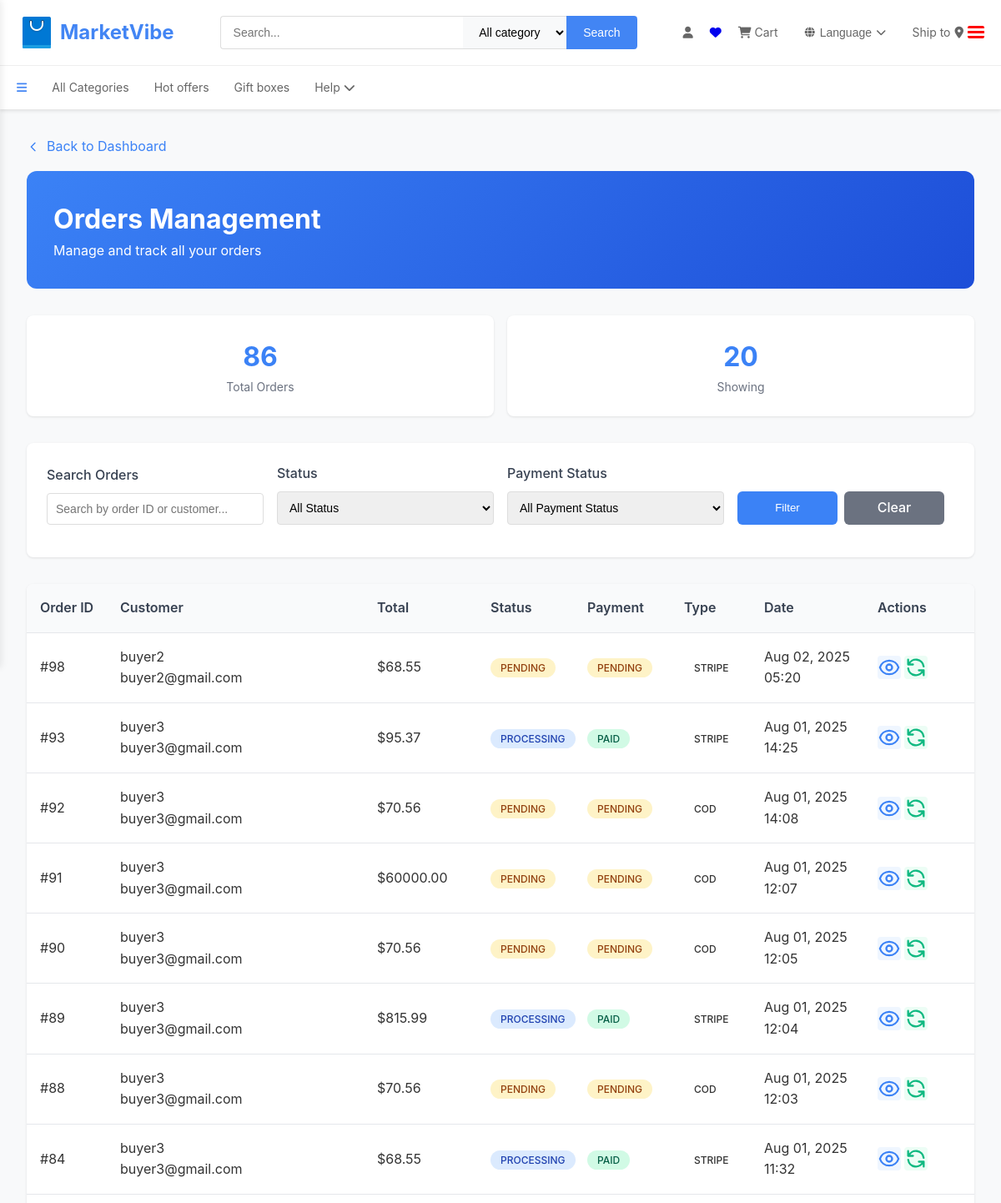
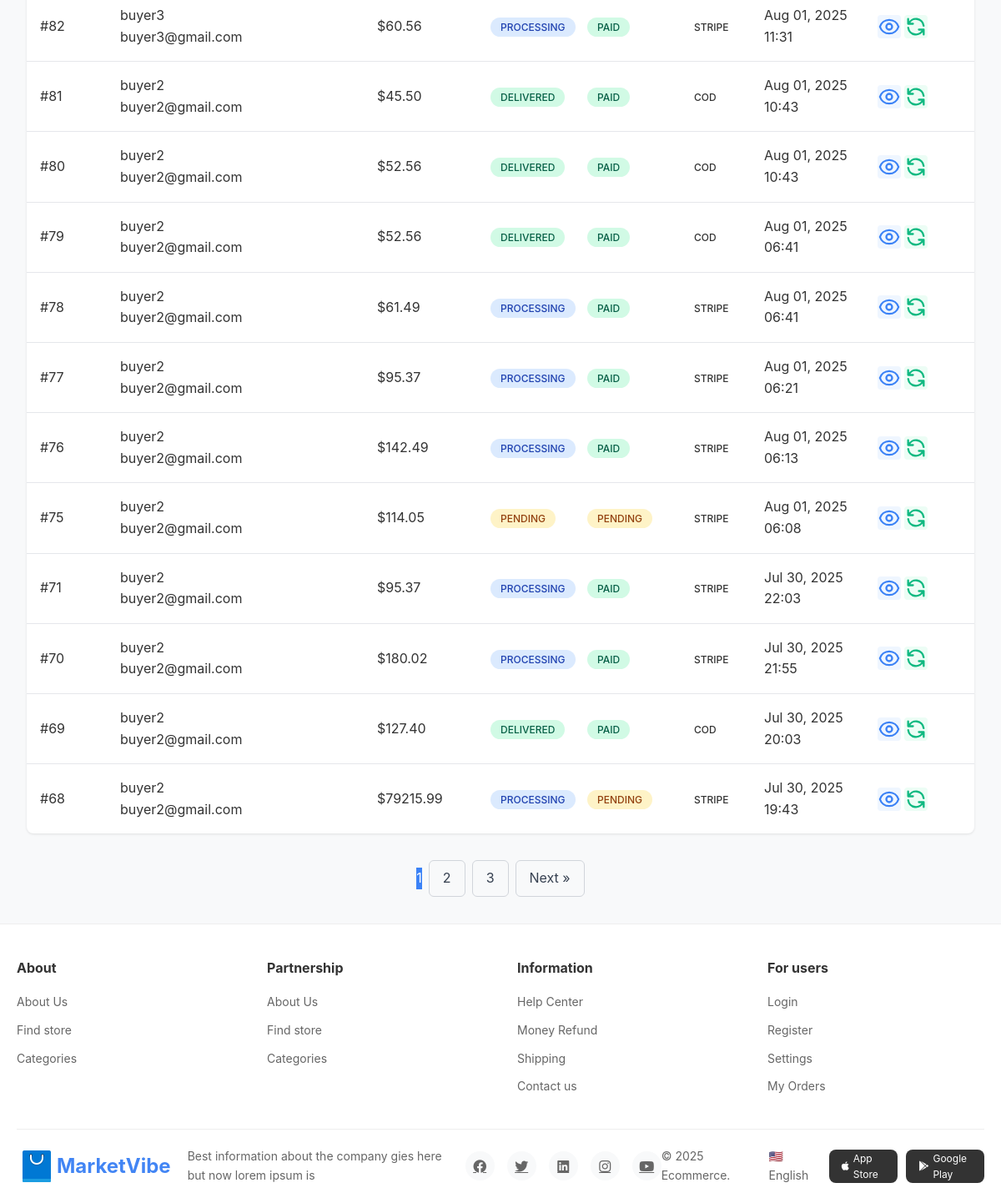
The page /orders/list/ (signed in) on the database as committed earlier (2 pictures, top to bottom).
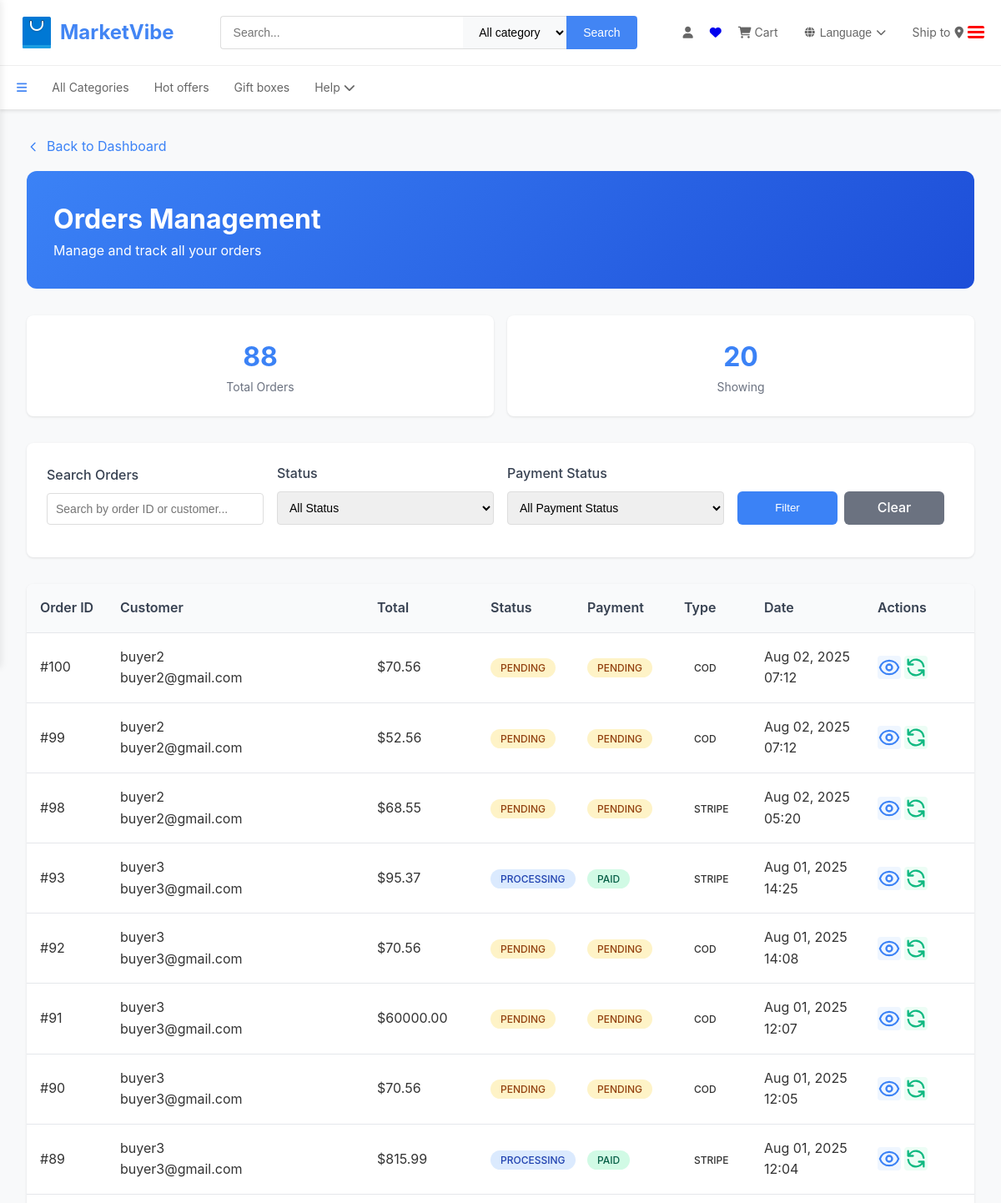
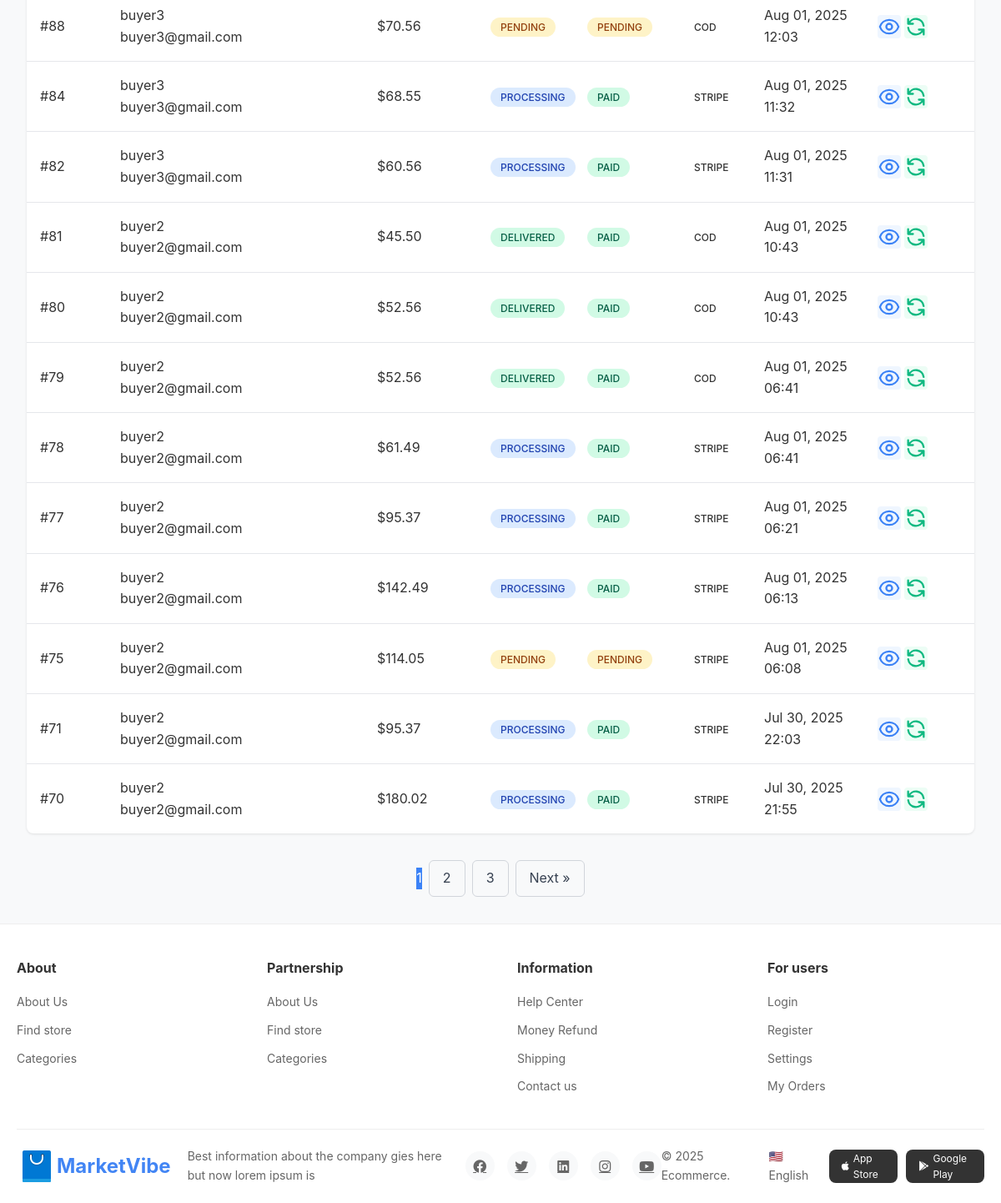
The same page on the database as committed later (2 pictures, top to bottom).
### buyer/models.py (models this page shows, shortened)
class Order(models.Model):
    buyer = models.ForeignKey(Buyer, on_delete=models.CASCADE)
    seller = models.ForeignKey("seller.Seller", on_delete=models.CASCADE)
    status = models.CharField(max_length=20, choices=OrderStatus.choices, default=OrderStatus.PENDING)
    total_amount = models.FloatField()
    payment_status = models.CharField(max_length=20, choices=PaymentStatus.choices, default=PaymentStatus.PENDING)
    order_type = models.CharField(max_length=20, choices=[('cod', 'Cash on Delivery'), ('stripe', 'Stripe')], default='cod')
    promotion = models.ForeignKey("seller.Promotion", on_delete=models.SET_NULL, null=True, blank=True)
    delivery_address = models.TextField()
    tracking_number = models.CharField(max_length=100, blank=True, null=True)
    notes = models.TextField(blank=True, null=True)
    created_at = models.DateTimeField(default=timezone.now)
    updated_at = models.DateTimeField(auto_now=True)
    expected_delivery_date = models.DateField(blank=True, null=True)
    class Meta:
        ordering = ['-created_at']

class Buyer(models.Model):
    name = models.CharField(max_length=100)
    email = models.EmailField(unique=True)
    image = models.BinaryField(blank=True, null=True)  # Storing image as binary data (BLOB)
    phone = models.CharField(max_length=20, null=True, blank=True)
    date_of_birth = models.DateField(null=True, blank=True)
    address = models.TextField(blank=True, null=True)
    created_at = models.DateTimeField(default=timezone.now)
    updated_at = models.DateTimeField(auto_now=True)
    def get_image_base64(self):
        """Returns the base64 string to display in templates"""
        if self.image:
            return base64.b64encode(self.image).decode('utf-8')
        return None
    image_data = property(get_image_base64)

### seller/views.py (the view)
# urls.py: path('orders/list/', views.seller_orders_list, name='orders_list'),
@login_required
def seller_orders_list(request):
    seller = get_object_or_404(Seller, user=request.user)
    orders = Order.objects.filter(seller=seller).select_related('buyer').order_by('-created_at')
    search_query = request.GET.get('search', '')
    if search_query:
        orders = orders.filter(
            Q(id__icontains=search_query) |
            Q(buyer__name__icontains=search_query) |
            Q(buyer__email__icontains=search_query)
        )
    status_filter = request.GET.get('status', '')
    if status_filter:
        orders = orders.filter(status=status_filter)
    payment_status_filter = request.GET.get('payment_status', '')
    if payment_status_filter:
        orders = orders.filter(payment_status=payment_status_filter)
    from django.core.paginator import Paginator
    paginator = Paginator(orders, 20)
    page_number = request.GET.get('page')
    page_obj = paginator.get_page(page_number)
    context = {
        'seller': seller,
        'orders': page_obj,
        'total_orders': orders.count(),
    }
    if request.headers.get('X-Requested-With') == 'XMLHttpRequest':
        return render(request, 'seller/orders_list_ajax.html', context)
    return render(request, 'seller/orders_list.html', context)

### buyer/context_processors.py (called while the page is built, shortened)
def user_sidebar_data(request):
    context = {
        'user_type': None,
        'buyer': None,
        'seller': None,
        'image_base64': None
    }
    if hasattr(request, 'user') and request.user.is_authenticated:
        try:
            buyer = Buyer.objects.filter(email=request.user.email).first()
        except Buyer.DoesNotExist:
            pass
        try:
            seller = Seller.objects.filter(email=request.user.email).first()
            if seller:
                context.update({
                    'user_type': 'seller',
                    'seller': seller,
                    'image_base64': seller.get_image_base64() if seller.image else None
                })
                return context
        except Seller.DoesNotExist:
            pass
    return context

### seller/models.py (called while the page is built)
    def get_image_base64(self):
        if self.image:
            return base64.b64encode(self.image).decode('utf-8')
        return None

### seller/templates/seller/orders_list.html (shortened to what the changed rows need)
{% extends 'index.html' %}
{% load static %}
{% block content %}
<!DOCTYPE html>
<html lang="en" data-theme="light">
<head>
</head>
<body>
    <div class="orders-container">
        <div class="page-header">
            <h1 class="text-3xl font-bold mb-2">Orders Management</h1>
        </div>
        <div class="stats-grid">
            <div class="stat-card">
                <div class="stat-value">{{ total_orders }}</div>
                <div class="stat-label">Total Orders</div>
            </div>
        </div>
        <div class="orders-table" id="ordersTableContainer">
            {% if orders %}
                {% for order in orders %}
                <div class="table-row">
                    <div class="font-mono text-sm">#{{ order.id }}</div>
                    <div>
                        {% if order.buyer.name %}
                            {{ order.buyer.name }}
                        {% elif order.buyer.user %}
                            {{ order.buyer.user.username }}
                        {% else %}
                            Anonymous
                        {% endif %}
                        <div class="text-xs text-gray-500">{{ order.buyer.email }}</div>
                    </div>
                    <div class="font-semibold">${{ order.total_amount|floatformat:2 }}</div>
                    <div>
                        <span class="status-badge status-{{ order.status|lower }}">
                            {{ order.get_status_display }}
                        </span>
                    </div>
                                <div>
                <span class="status-badge status-{{ order.payment_status|lower }}">
                    {{ order.get_payment_status_display }}
                </span>
            </div>
            <div>
                <span class="status-badge status-{{ order.order_type|lower }}">
                    {{ order.order_type|upper }}
                </span>
            </div>
            <div class="text-sm text-gray-600">
                {{ order.created_at|date:"M d, Y" }}
                <div class="text-xs">{{ order.created_at|time:"H:i" }}</div>
            </div>
                    <div style="display: flex; gap: 0.25rem;">
                        <button onclick="viewOrderDetails('{{ order.id }}')" title="View Details" class="action-btn view-btn">
                        </button>
                        <button onclick="updateOrderStatus('{{ order.id }}')" title="Update Status" class="action-btn update-btn">
                            <svg width="30" height="30" fill="none" stroke="currentColor" viewBox="0 0 24 24">
                                <path stroke-linecap="round" stroke-linejoin="round" stroke-width="2" d="M4 4v5h.582m15.356 2A8.001 8.001 0 004.582 9m0 0H9m11 11v-5h-.581m0 0a8.003 8.003 0 01-15.357-2m15.357 2H15"></path>
                            </svg>
                        </button>
                    </div>
                </div>
                {% endfor %}
            {% endif %}
        </div>
        {% if orders.has_other_pages %}
        <div class="pagination" id="paginationContainer">
            {% for num in orders.paginator.page_range %}
                {% if orders.number == num %}
                    <span class="current">{{ num }}</span>
                {% elif num > orders.number|add:'-3' and num < orders.number|add:'3' %}
                    <a href="#" onclick="loadPage({{ num }})" class="pagination-link">{{ num }}</a>
                {% endif %}
            {% endfor %}
            {% if orders.has_next %}
                <a href="#" onclick="loadPage({{ orders.next_page_number }})" class="pagination-link">Next &raquo;</a>
            {% endif %}
        </div>
        {% endif %}
    </div>
</body>
</html>
{% endblock %}

Rows that differ between the two databases and show on the page:
no longer on this page (row unchanged): Order: id "69", buyer.name "buyer2", buyer.email "buyer2@gmail.com", total_amount "127.40", status "DELIVERED", payment_status "PAID", order_type "COD", created_at "Jul 30, 2025", created_at "20:03"
no longer on this page (row unchanged): Order: id "68", buyer.name "buyer2", buyer.email "buyer2@gmail.com", total_amount "79215.99", status "PROCESSING", payment_status "PENDING", order_type "STRIPE", created_at "Jul 30, 2025", created_at "19:43"
added Order: id "100", buyer.name "buyer2", buyer.email "buyer2@gmail.com", total_amount "70.56", status "PENDING", payment_status "PENDING", order_type "COD", created_at "Aug 02, 2025", created_at "07:12"
added Order: id "99", buyer.name "buyer2", buyer.email "buyer2@gmail.com", total_amount "52.56", status "PENDING", payment_status "PENDING", order_type "COD", created_at "Aug 02, 2025", created_at "07:12"
Other text that changed with them:
{{ total_orders }}: "86" → "88"
